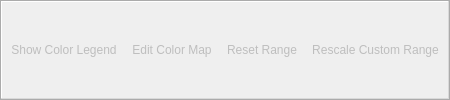
<?xml version="1.0" encoding="UTF-8"?>
<ui version="4.0">
 <class>vvColorToolbar</class>
  <widget class="QToolBar" name="variableToolbar" >
   <property name="windowTitle" >
    <string>Active Variable Controls</string>
   </property>
   <property name="orientation" >
    <enum>Qt::Horizontal</enum>
   </property>
   <attribute name="toolBarArea" >
    <enum>TopToolBarArea</enum>
   </attribute>
   <attribute name="toolBarBreak" >
    <bool>false</bool>
   </attribute>
   <action name="actionScalarBarVisibility" >
    <property name="checkable" >
     <bool>true</bool>
    </property>
    <property name="enabled" >
     <bool>false</bool>
    </property>
    <property name="icon" >
     <iconset resource="../../../Components/Resources/pqComponents.qrc" >:/pqWidgets/Icons/pqScalarBar24.png</iconset>
    </property>
    <property name="text" >
     <string>Show Color Legend</string>
    </property>
    <property name="toolTip" >
     <string>Toggle Color Legend Visibility</string>
    </property>
    <property name="statusTip" >
     <string>Toggle Color Legend Visibility</string>
    </property>
   </action>
   <action name="actionEditColorMap" >
    <property name="enabled" >
     <bool>false</bool>
    </property>
    <property name="icon" >
     <iconset resource="../../../Components/Resources/pqComponents.qrc" >:/pqWidgets/Icons/pqEditColor24.png</iconset>
    </property>
    <property name="text" >
     <string>Edit Color Map</string>
    </property>
    <property name="statusTip" >
     <string>Edit Color Map</string>
    </property>
   </action>
   <action name="actionResetRange" >
    <property name="enabled" >
     <bool>false</bool>
    </property>
    <property name="icon" >
     <iconset resource="../../../Components/Resources/pqComponents.qrc" >:/pqWidgets/Icons/pqResetRange24.png</iconset>
    </property>
    <property name="text" >
     <string>Reset Range</string>
    </property>
    <property name="toolTip" >
     <string>Rescale to Data Range</string>
    </property>
    <property name="statusTip" >
     <string>Rescale to Data Range</string>
    </property>
   </action>
   <action name="actionRescaleCustomRange" >
    <property name="enabled" >
     <bool>false</bool>
    </property>
    <property name="icon" >
     <iconset resource="../../../Components/Resources/pqComponents.qrc" >:/pqWidgets/Icons/pqResetRangeCustom24.png</iconset>
    </property>
    <property name="text" >
     <string>Rescale Custom Range</string>
    </property>
    <property name="toolTip" >
     <string>Rescale to Custom Data Range</string>
    </property>
    <property name="statusTip" >
     <string>Rescale to Custom Data Range</string>
    </property>
   </action>
   <addaction name="actionScalarBarVisibility" />
   <addaction name="actionEditColorMap" />
   <addaction name="actionResetRange" />
   <addaction name="actionRescaleCustomRange" />
  </widget>
 <resources>
  <include location="../../../Components/Resources/pqComponents.qrc"/>
 </resources>
 <connections/>
</ui>
